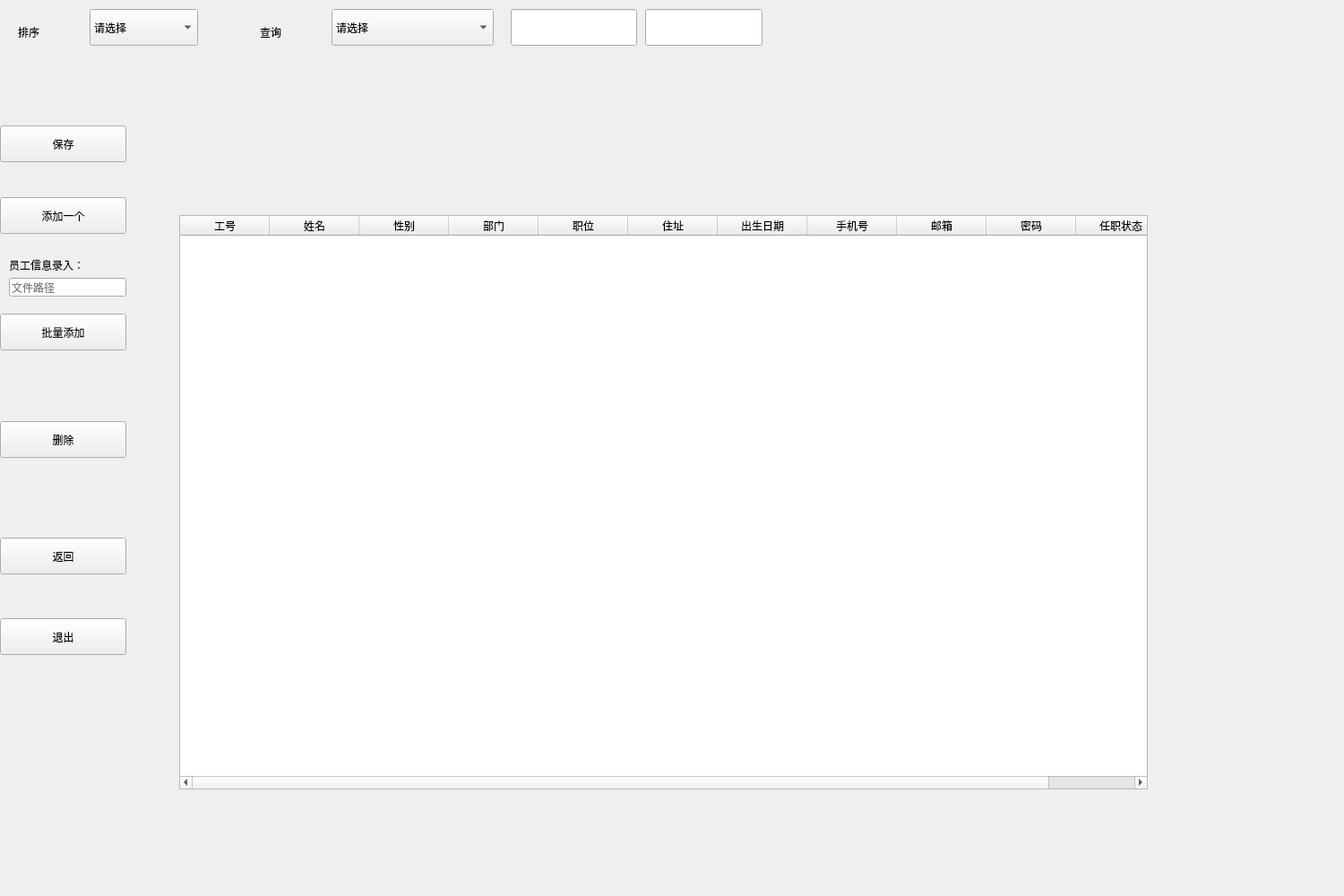
<?xml version="1.0" encoding="UTF-8"?>
<ui version="4.0">
 <class>Adm_user_manage</class>
 <widget class="QWidget" name="Adm_user_manage">
  <property name="geometry">
   <rect>
    <x>0</x>
    <y>0</y>
    <width>1500</width>
    <height>1000</height>
   </rect>
  </property>
  <property name="windowTitle">
   <string>Form</string>
  </property>
  <widget class="QTableWidget" name="tableWidget">
   <property name="geometry">
    <rect>
     <x>200</x>
     <y>240</y>
     <width>1081</width>
     <height>641</height>
    </rect>
   </property>
   <column>
    <property name="text">
     <string>工号</string>
    </property>
   </column>
   <column>
    <property name="text">
     <string>姓名</string>
    </property>
   </column>
   <column>
    <property name="text">
     <string>性别</string>
    </property>
   </column>
   <column>
    <property name="text">
     <string>部门</string>
    </property>
   </column>
   <column>
    <property name="text">
     <string>职位</string>
    </property>
   </column>
   <column>
    <property name="text">
     <string>住址</string>
    </property>
   </column>
   <column>
    <property name="text">
     <string>出生日期</string>
    </property>
   </column>
   <column>
    <property name="text">
     <string>手机号</string>
    </property>
   </column>
   <column>
    <property name="text">
     <string>邮箱</string>
    </property>
   </column>
   <column>
    <property name="text">
     <string>密码</string>
    </property>
   </column>
   <column>
    <property name="text">
     <string>任职状态</string>
    </property>
   </column>
  </widget>
  <widget class="QPushButton" name="btn_back_admin">
   <property name="geometry">
    <rect>
     <x>0</x>
     <y>600</y>
     <width>141</width>
     <height>41</height>
    </rect>
   </property>
   <property name="text">
    <string>返回</string>
   </property>
  </widget>
  <widget class="QPushButton" name="btn_add">
   <property name="geometry">
    <rect>
     <x>0</x>
     <y>220</y>
     <width>141</width>
     <height>41</height>
    </rect>
   </property>
   <property name="text">
    <string>添加一个</string>
   </property>
  </widget>
  <widget class="QPushButton" name="btn_save">
   <property name="geometry">
    <rect>
     <x>0</x>
     <y>140</y>
     <width>141</width>
     <height>41</height>
    </rect>
   </property>
   <property name="text">
    <string>保存</string>
   </property>
  </widget>
  <widget class="QComboBox" name="comboBox">
   <property name="geometry">
    <rect>
     <x>100</x>
     <y>10</y>
     <width>121</width>
     <height>41</height>
    </rect>
   </property>
   <item>
    <property name="text">
     <string>请选择</string>
    </property>
   </item>
   <item>
    <property name="text">
     <string>姓名</string>
    </property>
   </item>
   <item>
    <property name="text">
     <string>工号</string>
    </property>
   </item>
   <item>
    <property name="text">
     <string>出生日期</string>
    </property>
   </item>
  </widget>
  <widget class="QPushButton" name="btn_delete">
   <property name="geometry">
    <rect>
     <x>0</x>
     <y>470</y>
     <width>141</width>
     <height>41</height>
    </rect>
   </property>
   <property name="text">
    <string>删除</string>
   </property>
  </widget>
  <widget class="QPushButton" name="btn_quit">
   <property name="geometry">
    <rect>
     <x>0</x>
     <y>690</y>
     <width>141</width>
     <height>41</height>
    </rect>
   </property>
   <property name="text">
    <string>退出</string>
   </property>
  </widget>
  <widget class="QLineEdit" name="qurry_1">
   <property name="geometry">
    <rect>
     <x>570</x>
     <y>10</y>
     <width>141</width>
     <height>41</height>
    </rect>
   </property>
  </widget>
  <widget class="QLineEdit" name="qurry_2">
   <property name="geometry">
    <rect>
     <x>720</x>
     <y>10</y>
     <width>131</width>
     <height>41</height>
    </rect>
   </property>
  </widget>
  <widget class="QComboBox" name="comboBox_2">
   <property name="geometry">
    <rect>
     <x>370</x>
     <y>10</y>
     <width>181</width>
     <height>41</height>
    </rect>
   </property>
   <property name="styleSheet">
    <string notr="true">font: 10pt &quot;Agency FB&quot;;</string>
   </property>
   <item>
    <property name="text">
     <string>请选择</string>
    </property>
   </item>
   <item>
    <property name="text">
     <string>姓名</string>
    </property>
   </item>
   <item>
    <property name="text">
     <string>工号</string>
    </property>
   </item>
   <item>
    <property name="text">
     <string>部门</string>
    </property>
   </item>
   <item>
    <property name="text">
     <string>职位</string>
    </property>
   </item>
   <item>
    <property name="text">
     <string>姓名模糊查询</string>
    </property>
   </item>
   <item>
    <property name="text">
     <string>工号模糊查询</string>
    </property>
   </item>
   <item>
    <property name="text">
     <string>职位+部门</string>
    </property>
   </item>
   <item>
    <property name="text">
     <string>姓名+职位</string>
    </property>
   </item>
   <item>
    <property name="text">
     <string>姓名+部门</string>
    </property>
   </item>
   <item>
    <property name="text">
     <string>手机号+邮箱模糊</string>
    </property>
   </item>
   <item>
    <property name="text">
     <string>姓名+地址模糊</string>
    </property>
   </item>
  </widget>
  <widget class="QLabel" name="label">
   <property name="geometry">
    <rect>
     <x>290</x>
     <y>20</y>
     <width>61</width>
     <height>31</height>
    </rect>
   </property>
   <property name="styleSheet">
    <string notr="true">font: 12pt &quot;Agency FB&quot;;</string>
   </property>
   <property name="text">
    <string>查询</string>
   </property>
  </widget>
  <widget class="QLabel" name="label_2">
   <property name="geometry">
    <rect>
     <x>20</x>
     <y>20</y>
     <width>61</width>
     <height>31</height>
    </rect>
   </property>
   <property name="styleSheet">
    <string notr="true">font: 12pt &quot;Agency FB&quot;;</string>
   </property>
   <property name="text">
    <string>排序</string>
   </property>
  </widget>
  <widget class="QPushButton" name="btn_add_2">
   <property name="geometry">
    <rect>
     <x>0</x>
     <y>350</y>
     <width>141</width>
     <height>41</height>
    </rect>
   </property>
   <property name="text">
    <string>批量添加</string>
   </property>
  </widget>
  <widget class="QLineEdit" name="path_from">
   <property name="geometry">
    <rect>
     <x>10</x>
     <y>310</y>
     <width>131</width>
     <height>21</height>
    </rect>
   </property>
   <property name="placeholderText">
    <string>文件路径</string>
   </property>
  </widget>
  <widget class="QLabel" name="label_3">
   <property name="geometry">
    <rect>
     <x>10</x>
     <y>280</y>
     <width>101</width>
     <height>31</height>
    </rect>
   </property>
   <property name="text">
    <string>员工信息录入：</string>
   </property>
  </widget>
 </widget>
 <resources/>
 <connections/>
</ui>
